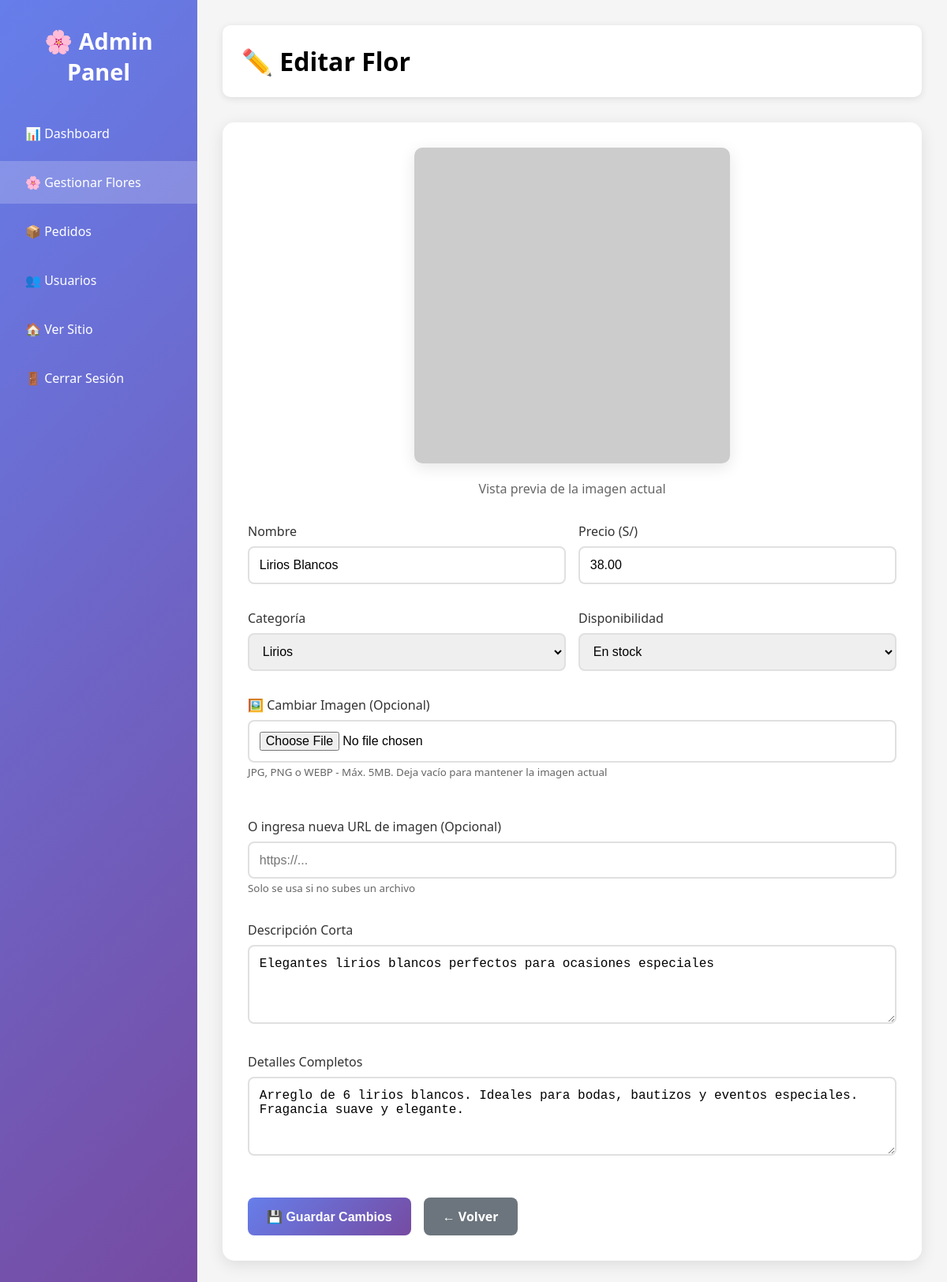
Page /admin/editar_flor.php?id=2 (signed in) on the committed database.
### tables this page shows
CREATE TABLE IF NOT EXISTS flores (
    id INT AUTO_INCREMENT PRIMARY KEY,
    nombre VARCHAR(150) NOT NULL,
    descripcion TEXT,
    detalles TEXT,
    precio DECIMAL(10, 2) NOT NULL,
    imagen VARCHAR(500),
    categoria_id INT,
    disponibilidad ENUM('En stock', 'Agotado') DEFAULT 'En stock',
    fecha_creacion TIMESTAMP DEFAULT CURRENT_TIMESTAMP,
    fecha_actualizacion TIMESTAMP DEFAULT CURRENT_TIMESTAMP ON UPDATE CURRENT_TIMESTAMP,
    FOREIGN KEY (categoria_id) REFERENCES categorias(id) ON DELETE SET NULL,
    INDEX idx_categoria (categoria_id),
    INDEX idx_disponibilidad (disponibilidad),
    INDEX idx_precio (precio)
);

CREATE TABLE IF NOT EXISTS categorias (
    id INT AUTO_INCREMENT PRIMARY KEY,
    nombre VARCHAR(100) NOT NULL UNIQUE,
    descripcion TEXT,
    fecha_creacion TIMESTAMP DEFAULT CURRENT_TIMESTAMP
);

### admin/editar_flor.php (the view, shortened to what this page needs)
<?php
$conn = conectarDB();
$id = (int)$_GET['id'];
$stmt = $conn->prepare("SELECT * FROM flores WHERE id = ?");
$stmt->execute([$id]);
$flor = $stmt->fetch();
$stmt = $conn->query("SELECT * FROM categorias ORDER BY nombre");
$categorias = $stmt->fetchAll();
?>
<!DOCTYPE html>
<html lang="es">
<head>
</head>
<body>
    <div class="admin-container">
        <aside class="sidebar">
            <div class="logo">🌸 Admin Panel</div>
            <ul class="menu">
                <li><a href="dashboard.php">📊 Dashboard</a></li>
                <li><a href="flores.php" class="active">🌸 Gestionar Flores</a></li>
                <li><a href="pedidos.php">📦 Pedidos</a></li>
                <li><a href="usuarios.php">👥 Usuarios</a></li>
                <li><a href="../index.php">🏠 Ver Sitio</a></li>
                <li><a href="../logout.php">🚪 Cerrar Sesión</a></li>
            </ul>
        </aside>
        <main class="main-content">
            <div class="header">
                <h1>✏️ Editar Flor</h1>
            </div>
            <div class="card">
                <div class="preview">
                    <img src="../<?php echo $flor['imagen']; ?>" alt="<?php echo $flor['nombre']; ?>" onerror="this.src='https://via.placeholder.com/400x400?text=Imagen+No+Disponible'">
                    <p style="color: #666; margin-top: 1rem;">Vista previa de la imagen actual</p>
                </div>
                <form method="POST" enctype="multipart/form-data">
                    <div class="form-grid">
                        <div class="form-group">
                            <label>Nombre</label>
                            <input type="text" name="nombre" value="<?php echo htmlspecialchars($flor['nombre']); ?>" required>
                        </div>
                        <div class="form-group">
                            <label>Precio (S/)</label>
                            <input type="number" step="0.01" name="precio" value="<?php echo $flor['precio']; ?>" required>
                        </div>
                        <div class="form-group">
                            <label>Categoría</label>
                            <select name="categoria_id" required>
                                <?php foreach ($categorias as $cat): ?>
                                    <option value="<?php echo $cat['id']; ?>" <?php echo $cat['id'] == $flor['categoria_id'] ? 'selected' : ''; ?>>
                                        <?php echo $cat['nombre']; ?>
                                    </option>
                                <?php endforeach; ?>
                            </select>
                        </div>
                        <div class="form-group">
                            <label>Disponibilidad</label>
                            <select name="disponibilidad" required>
                                <option value="En stock" <?php echo $flor['disponibilidad'] == 'En stock' ? 'selected' : ''; ?>>En stock</option>
                            </select>
                        </div>
                        <div class="form-group full">
                            <label>🖼️ Cambiar Imagen (Opcional)</label>
                            <input type="file" name="imagen" accept="image/*" onchange="previewNewImage(this)">
                            <small style="color: #666;">JPG, PNG o WEBP - Máx. 5MB. Deja vacío para mantener la imagen actual</small>
                        </div>
                        <div class="form-group full">
                            <label>O ingresa nueva URL de imagen (Opcional)</label>
                            <input type="url" name="imagen_url" placeholder="https://...">
                            <small style="color: #666;">Solo se usa si no subes un archivo</small>
                        </div>
                        <div class="form-group full">
                            <label>Descripción Corta</label>
                            <textarea name="descripcion" required><?php echo htmlspecialchars($flor['descripcion']); ?></textarea>
                        </div>
                        <div class="form-group full">
                            <label>Detalles Completos</label>
                            <textarea name="detalles" required><?php echo htmlspecialchars($flor['detalles']); ?></textarea>
                        </div>
                    </div>
                    <div class="button-group">
                        <button type="submit" class="btn btn-primary">💾 Guardar Cambios</button>
                        <a href="flores.php" class="btn btn-secondary">← Volver</a>
                    </div>
                </form>
            </div>
        </main>
    </div>
</body>
</html>

### admin/editar_flor.php (style rules this page uses)
* { margin: 0; padding: 0; box-sizing: border-box; }
body { font-family: 'Segoe UI', Tahoma, Geneva, Verdana, sans-serif; background: #f5f5f5; }
.admin-container { display: grid; grid-template-columns: 250px 1fr; min-height: 100vh; }
.sidebar { background: linear-gradient(135deg, #667eea 0%, #764ba2 100%); color: white; padding: 2rem 0; }
.logo { text-align: center; font-size: 1.8rem; font-weight: bold; margin-bottom: 2rem; padding: 0 1rem; }
.menu { list-style: none; }
.menu li { margin: 0.5rem 0; }
.menu a { display: block; color: white; text-decoration: none; padding: 1rem 2rem; transition: background 0.3s; }
.menu a:hover, .menu a.active { background: rgba(255,255,255,0.2); }
.main-content { padding: 2rem; max-width: 1000px; }
.header { background: white; padding: 1.5rem; border-radius: 10px; margin-bottom: 2rem; box-shadow: 0 2px 10px rgba(0,0,0,0.1); }
.card { background: white; padding: 2rem; border-radius: 15px; box-shadow: 0 5px 20px rgba(0,0,0,0.1); }
.preview { text-align: center; margin-bottom: 2rem; }
.preview img { max-width: 400px; border-radius: 10px; box-shadow: 0 5px 20px rgba(0,0,0,0.1); }
.form-grid { display: grid; grid-template-columns: 1fr 1fr; gap: 1rem; }
.form-group { margin-bottom: 1rem; }
.form-group.full { grid-column: 1 / -1; }
label { display: block; margin-bottom: 0.5rem; color: #333; font-weight: 500; }
input, textarea, select { width: 100%; padding: 0.8rem; border: 2px solid #e0e0e0; border-radius: 8px; font-size: 1rem; }
textarea { min-height: 100px; resize: vertical; }
.btn { padding: 0.8rem 1.5rem; border-radius: 8px; text-decoration: none; border: none; cursor: pointer; font-size: 1rem; transition: transform 0.3s; font-weight: 600; display: inline-block; }
.btn-primary { background: linear-gradient(135deg, #667eea 0%, #764ba2 100%); color: white; }
.btn-secondary { background: #6c757d; color: white; }
.button-group { display: flex; gap: 1rem; margin-top: 2rem; }

### rows in the picture
flores: nombre "Lirios Blancos", precio "38.00", categoria_id "Lirios", disponibilidad "En stock", descripcion "Elegantes lirios blancos perfectos para ocasiones especiales", detalles "Arreglo de 6 lirios blancos. Ideales para bodas, bautizos y eventos especiales. Fragancia suave y elegante."
